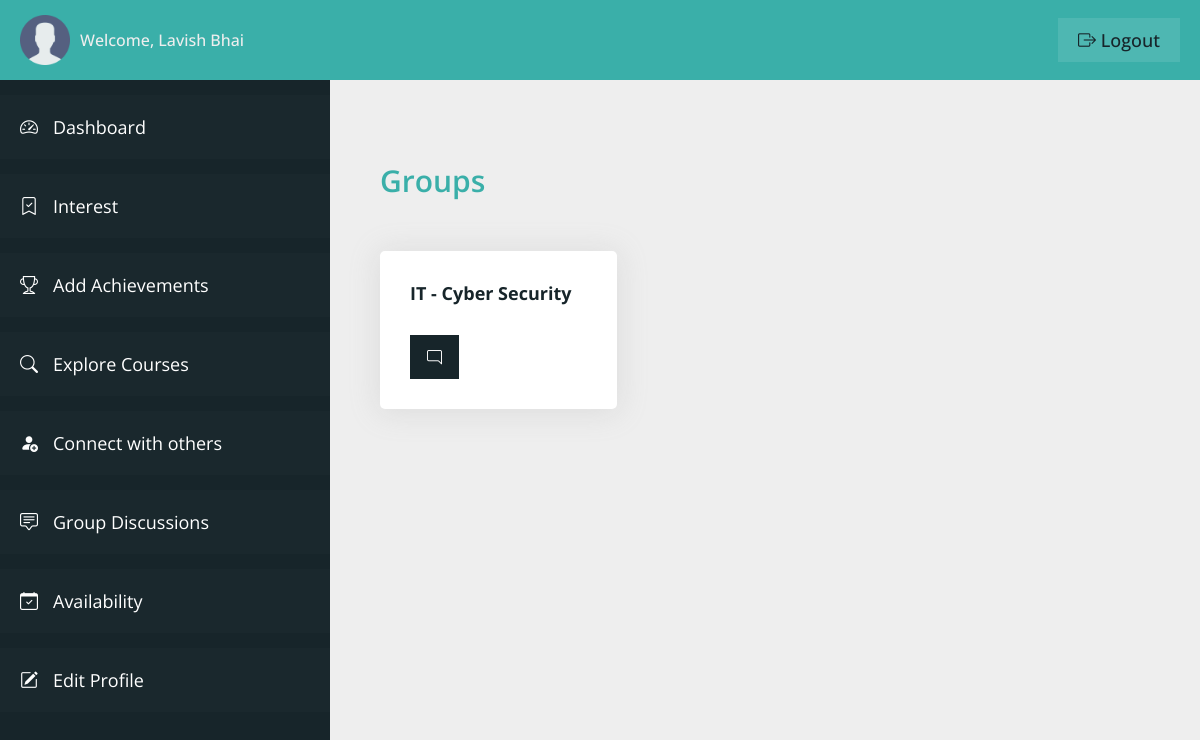
Screenshot of /student/group-discussions.php (signed in) with the database file from the repository.
### tables this page shows
CREATE TABLE `user_table` (
  `user_id` int(11) NOT NULL,
  `user_firstname` varchar(100) NOT NULL,
  `user_lastname` varchar(100) NOT NULL,
  `user_type` varchar(20) NOT NULL,
  `user_email` varchar(100) NOT NULL,
  `user_phone` varchar(10) NOT NULL,
  `user_password` varchar(100) NOT NULL,
  `user_createdon` datetime NOT NULL DEFAULT current_timestamp()
);

CREATE TABLE `discussion_groups` (
  `group_id` int(11) NOT NULL,
  `group_field` varchar(100) NOT NULL,
  `group_domain` varchar(100) NOT NULL,
  `created_on` datetime NOT NULL DEFAULT current_timestamp()
);

### student/group-discussions.php (the view, shortened to what this page needs)
<?php
include "connection.php";
?>
<!DOCTYPE html>
<html lang="en">
<head>
    <link rel="stylesheet" href="css/style-dashboard.css">
    <link rel="stylesheet" href="https://cdn.jsdelivr.net/npm/bootstrap-icons@1.11.0/font/bootstrap-icons.css">
</head>
<body>
    <div class="container">
        <header class="header">
            <div class="header__left">
                <img src="img/user.png" class="user__header-user" alt="user">
                <span class="header__user-name">Welcome,
                    <?php
                    $q = "SELECT * FROM user_table WHERE user_id = '" . $_SESSION['userIdVce'] . "'";
                    $r = mysqli_query($con, $q);
                    if (mysqli_num_rows($r) > 0) {
                        $row = mysqli_fetch_array($r);
                        echo $row['user_firstname'] . ' ' . $row['user_lastname'];
                    }
                    ?>
                </span>
            </div>
            <div class="header__right">
                <a href="logout.php" class="header__user-logout"><i class="bi bi-box-arrow-right"></i> logout</a>
            </div>
        </header>
        <section class="sidebar">
            <ul class="sidebar__items">
                <a href="dashboard.php" class="sidebar__item-link">
                    <li class="sidebar__item">
                        <i class="bi bi-speedometer2"></i>
                        <span>Dashboard</span>
                    </li>
                </a>
                <a href="user-interest.php" class="sidebar__item-link">
                    <li class="sidebar__item">
                        <i class="bi bi-bookmark-check"></i>
                        <span>Interest</span>
                    </li>
                </a>
                <a href="user-achievements.php" class="sidebar__item-link">
                    <li class="sidebar__item">
                        <i class="bi bi-trophy"></i>
                        <span>Add Achievements</span>
                    </li>
                </a>
                <a href="explore-courses.php" class="sidebar__item-link">
                    <li class="sidebar__item">
                        <i class="bi bi-search"></i>
                        <span>Explore Courses</span>
                    </li>
                </a>
                <a href="connect.php" class="sidebar__item-link">
                    <li class="sidebar__item">
                        <i class="bi bi-person-fill-add"></i>
                        <span>Connect with others</span>
                    </li>
                </a>
                <a href="group-discussions.php" class="sidebar__item-link">
                    <li class="sidebar__item">
                        <i class="bi bi-chat-square-text"></i>
                        <span>Group Discussions</span>
                    </li>
                </a>
                <a href="user-availability.php" class="sidebar__item-link">
                    <li class="sidebar__item">
                        <i class="bi bi-calendar-check"></i>
                        <span>Availability</span>
                    </li>
                </a>
                <a href="profile.php" class="sidebar__item-link">
                    <li class="sidebar__item">
                        <i class="bi bi-pencil-square"></i>
                        <span>Edit Profile</span>
                    </li>
                </a>
            </ul>
        </section>
        <main class="main__content">
            <div class="course__card-container">
                <h3 class="heading-3">
                    Groups
                </h3>
                <?php
                $select5 = "SELECT * FROM `user_interest` WHERE `user_id` = '" . $_SESSION['userIdVce'] . "'";
                $query5 = mysqli_query($con, $select5);
                if (mysqli_num_rows($query5) > 0) {
                    while ($row5 = mysqli_fetch_array($query5)) {
                        $select6 = "SELECT * FROM `discussion_groups` WHERE `group_field` = '" . $row5['field_name'] . "' AND `group_domain` = '" . $row5['domain_name'] . "'";
                        $query6 = mysqli_query($con, $select6);
                        if (mysqli_num_rows($query6) > 0) {
                            while ($row6 = mysqli_fetch_array($query6)) { ?>
                                <div class="group__card">
                                    <h3 class="group__name">
                                        <?php echo $row6['group_field']; ?> - <?php echo $row6['group_domain']; ?>
                                    </h3>
                                    <a class="group__link-btn" href="group-discussion-window.php?gid=<?php echo $row6['group_id']; ?>&gf=<?php echo $row6['group_field']; ?>&gd=<?php echo $row6['group_domain']; ?>">
                                        <i class="bi bi-chat-right"></i>
                                    </a>
                                </div>
                <?php }
                        }
                    }
                }
                ?>
            </div>
        </main>
    </div>
</body>
</html>

### student/css/style-dashboard.css (style rules this page uses)
:root { --color-primary: #3aafa9; --color-primary-dark: #2b7a78; --color-primary-light: #def2f1; --color-secondary: #17252a; --color-secondary-dark: #101a1d; --color-secondary-light: #377084; --color-grey-light-1: #999; --color-grey-light-2: #ccc; --color-grey-light-3: #eee; --color-grey-dark-1: #242424; --color-grey-dark-2: #333; --color-grey-dark-3: #474747; --color-white: #fff; --font-default: "Open Sans", sans-serif; }
*, *::before, *::after { margin: 0; padding: 0; box-sizing: inherit; }
html { font-size: 62.5%; box-sizing: border-box; }
body { color: var(--color-grey-dark-2); font-family: var(--font-default); }
.container { height: 100vh; display: grid; grid-template-columns: 33rem 1fr; grid-template-rows: 8rem calc(100vh - 8rem); }
.header { grid-column: 1 / -1; background-color: var(--color-primary); display: flex; align-items: center; justify-content: space-between; padding: 0 2rem; }
.header__left { display: flex; align-items: center; gap: 1rem; }
.user__header-user { width: 5rem; }
.header__user-name { font-size: 1.6rem; color: var(--color-grey-light-3); font-weight: 500; }
.header__user-logout:link, .header__user-logout:visited { font-size: 1.8rem; color: var(--color-secondary); background-color: rgba(255, 255, 255, 0.1); text-decoration: none; text-transform: capitalize; font-weight: 500; padding: 1rem 2rem; transition: all 0.2s; }
.sidebar { background-color: var(--color-secondary); overflow-y: scroll; padding-top: 1.5rem; scroll-behavior: smooth; }
.sidebar__item { padding: 2rem; background-color: rgba(255, 255, 255, 0.01); margin-bottom: 1.5rem; display: flex; gap: 1.5rem; transition: all 0.2s; }
.sidebar__item-link:link, .sidebar__item-link:visited { color: var(--color-white); text-decoration: none; font-size: 1.8rem; }
.main__content { background-color: var(--color-grey-light-3); padding: 8rem 5rem; overflow-y: scroll; scroll-behavior: smooth; }
.heading-3 { font-size: 3rem; font-weight: 600; color: var(--color-primary); margin-bottom: 2rem; grid-column: 1 / -1; }
.course__card-container { display: grid; grid-template-columns: repeat(3, 1fr); grid-gap: 3rem; }
.group__card { background-color: var(--color-white); box-shadow: 0px 0.2rem 3rem 0.2rem rgba(156, 156, 156, 0.2); padding: 3rem; border-radius: 0.5rem; }
.group__name { font-size: 1.8rem; margin-bottom: 1rem; color: var(--color-secondary); }
.group__link-btn:link, .group__link-btn:visited { font-size: 1.5rem; text-decoration: none; background-color: var(--color-secondary); color: var(--color-white); border: 2px solid var(--color-secondary); padding: 1rem 1.5rem; transition: all 0.2s; display: inline-block; margin-top: 2rem; }

### rows the page displays
user_table: user_firstname "Lavish", user_lastname "Bhai"
discussion_groups: group_field "IT", group_domain "Cyber Security"
